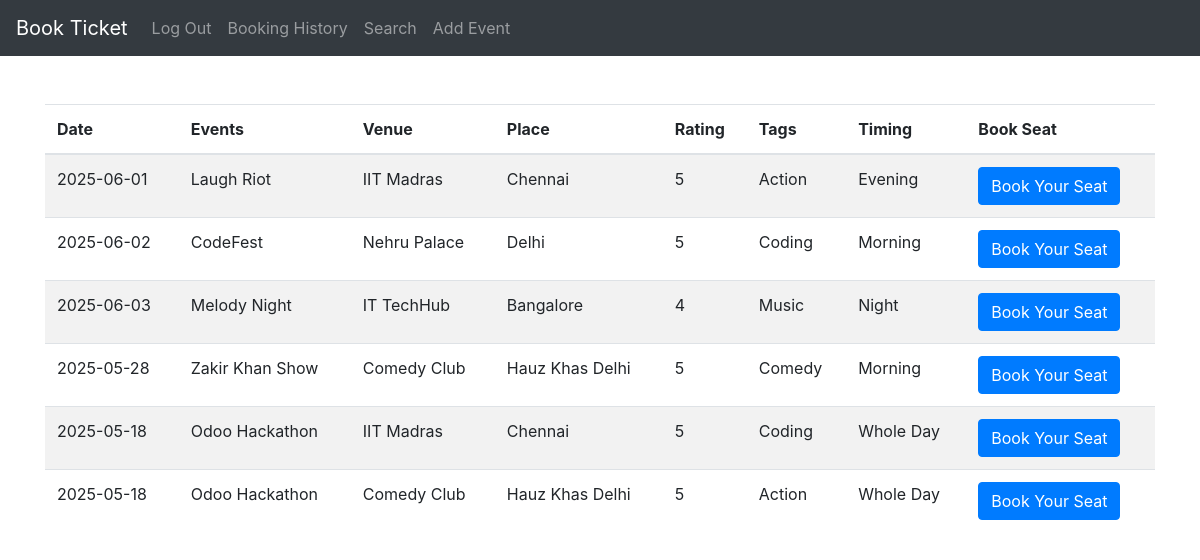
Before: /user_dash (signed in) with the older database file.
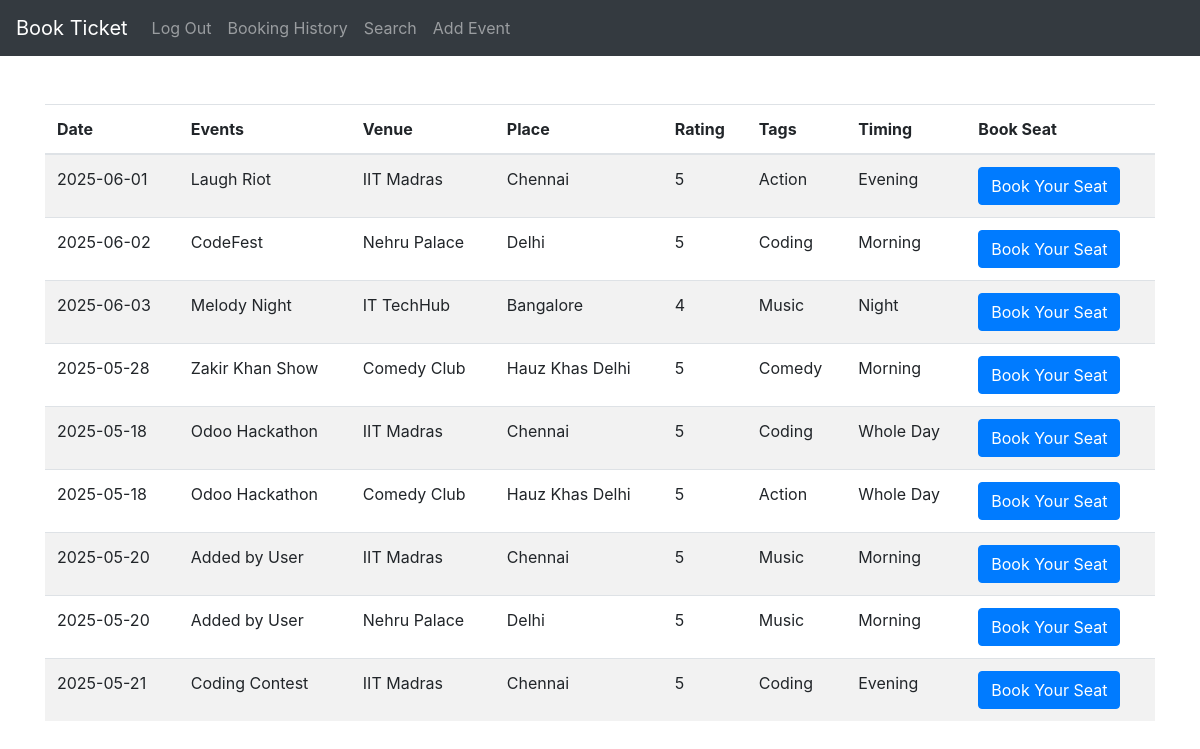
After: the same page with the newer database file.
### app.py (models this page shows)
class Event(db.Model):
    id = db.Column(db.Integer, primary_key=True)
    date = db.Column(db.String(100), nullable=False)
    name = db.Column(db.String(100), nullable=False)
    rating = db.Column(db.Integer, nullable=False)
    tags = db.Column(db.String(20), nullable=False)
    timing = db.Column(db.String(50), nullable=False)
    price = db.Column(db.Integer, default=200)
    venue_id = db.Column(db.Integer, db.ForeignKey('venue.id'), nullable=False)

class Venue(db.Model):
    id = db.Column(db.Integer, primary_key=True)
    name = db.Column(db.String(100), nullable=False)
    place = db.Column(db.String(100), nullable=False)
    capacity = db.Column(db.Integer, nullable=False)
    events = db.relationship('Event', backref='venue',
                             lazy=True, cascade='delete')

### app.py (the view)
@app.route('/user_dash')
def user_dash():
    venues = Venue.query.all()
    events = Event.query.all()
    if session.get('user_logged_in'):
        return render_template('user_dash.html', events=events, venues=venues)
    else:
        return redirect(url_for('user_login', error='Login first to access the account'))

### app.py (called while the page is built)
@login_manager.user_loader
def load_user(id):
    return User.query.get(int(id))

### templates/user_dash.html (shortened to what this page needs)
<!DOCTYPE html>
<html>
  <head>
    <link
      rel="stylesheet"
      href="https://maxcdn.bootstrapcdn.com/bootstrap/4.5.2/css/bootstrap.min.css"
    />
  </head>
  <body>
    <nav class="navbar navbar-expand-md navbar-dark bg-dark">
      <a class="navbar-brand" href="#">Book Ticket</a>
      <div class="collapse navbar-collapse" id="navbarNav">
        <ul class="navbar-nav">
          <li class="nav-item">
            <a class="nav-link" href="{{ url_for('logout') }}">Log Out</a>
          </li>
          <li class="nav-item">
            <a class="nav-link" href="{{ url_for('history')}}"
              >Booking History</a
            >
          </li>
          <li class="nav-item">
            <a class="nav-link" href="{{ url_for('user')}}">Search</a>
          </li>
          <li class="nav-item">
            <a class="nav-link" href="{{ url_for('add_event_byUser')}}"
              >Add Event</a
            >
          </li>
        </ul>
      </div>
    </nav>
    <div class="container mt-5">
       {% if events %}
      <table class="table table-striped">
        <thead>
          <tr>
            <th>Date</th>
            <th>Events</th>
            <th>Venue</th>
            <th>Place</th>
            <th>Rating</th>
            <th>Tags</th>
            <th>Timing</th>
            <th>Book Seat</th>
          </tr>
        </thead>
        <tbody>
          {% for event in events %}
          <tr>
            <td>{{ event.date }}</td>
            <td>{{ event.name }}</td>
            <td>{{ event.venue.name }}</td>
            <td>{{ event.venue.place }}</td>
            <td>{{ event.rating }}</td>
            <td>{{ event.tags }}</td>
            <td>{{ event.timing }}</td>
            <td>
              <a
                class="btn btn-primary"
                href="{{ url_for('book', id=event.id) }}"
                >Book Your Seat</a
              >
            </td>
          </tr>
          {% endfor %}
        </tbody>
      </table>
      {% else %}
      <p>No Events found for the selected date and tags.</p>
      {% endif %}
    </div>
  </body>
</html>

Changed rows visible on the page:
added Event: date "2025-05-20", name "Added by User", venue.name "IIT Madras", venue.place "Chennai", rating "5", tags "Music", timing "Morning"
added Event: date "2025-05-20", name "Added by User", venue.name "Nehru Palace", venue.place "Delhi", rating "5", tags "Music", timing "Morning"
added Event: date "2025-05-21", name "Coding Contest", venue.name "IIT Madras", venue.place "Chennai", rating "5", tags "Coding", timing "Evening"
